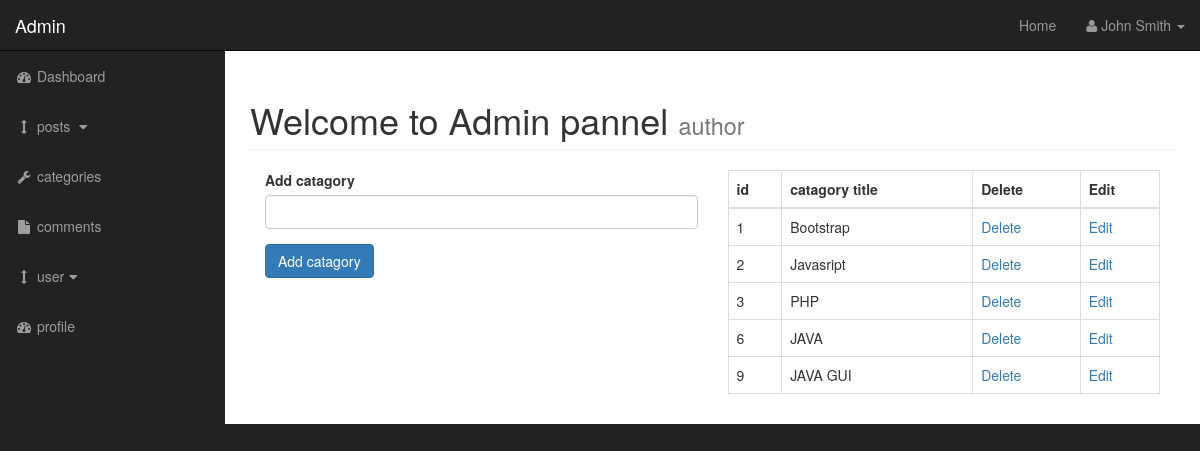
Screenshot of /admin/catagories.php with the database file from the repository.
### tables this page shows
CREATE TABLE `categories` (
  `cat_id` int(3) NOT NULL,
  `cat_title` varchar(255) NOT NULL
);

### admin/function.php (the view, shortened to what this page needs)
<?php
   function insert_All_Cat(){
        global $connection;
        $query = "SELECT * FROM categories ";
        $select_catagories = mysqli_query($connection,$query);
        while($row = mysqli_fetch_assoc($select_catagories)){
        $cat_id = $row['cat_id'];
        $cat_title = $row['cat_title'];
        echo "<tr>";
        echo "<td>{$cat_id}</td>";
        echo "<td>{$cat_title}</td>";
        echo "<td><a href='catagories.php?delete={$cat_id}'>Delete</a></td>";
        echo "<td><a href='catagories.php?edit={$cat_id}'>Edit</a></td>";
        echo "</tr>";
        }
   }
?>

### admin/css/sb-admin.css (style rules this page uses)
body { margin-top: 100px; background-color: #222; }
@media (min-width:768px) { body { margin-top: 50px; } }

### rows the page displays
categories: cat_id "1", cat_title "Bootstrap"
categories: cat_id "2", cat_title "Javasript"
categories: cat_id "3", cat_title "PHP"
categories: cat_id "6", cat_title "JAVA"
categories: cat_id "9", cat_title "JAVA GUI"
